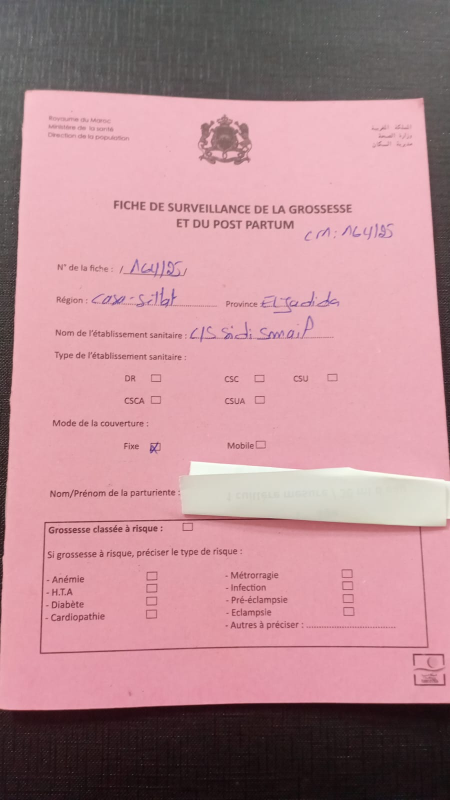
#> input picture data/Paper Registry/1-1.jpg, 900 x 1600 px (shown at 1/2 size); its folder holds only this picture in this run
$ python -i align.py   (imports and definitions only)
#> lines starting #> are read from the running program, lines starting #| are printed output that depends on the picture
"""Alignement d'une photo sur un gabarit, à l'aide de REPÈRES présents sur le formulaire lui-même.

Aucun repère n'est ajouté sur le papier (zéro changement pour la sage-femme) : les repères sont
les libellés imprimés (« Poids (kg) », « TA », « Glucosurie »...), les traits de tableau et les cases.

Trois étages, du grossier au fin :
1. contour de la page (si visible)            -> redressement de perspective approximatif
2. points SIFT : photo <-> gabarit vierge     -> homographie globale (robuste à rotation, échelle, 90°)
3. repères locaux : pour chaque libellé imprimé, recherche par corrélation (NCC) dans une fenêtre
   autour de la position prédite                -> correspondances précises -> homographie finale (RANSAC)

Sorties utiles en aval :
- H (gabarit -> photo), l'image redressée dans le repère du gabarit
- les repères retrouvés / perdus, l'erreur résiduelle (px) -> confiance d'alignement
- la visibilité de chaque zone (dans le cadre ou non) -> statut « hors cadre, reprendre la photo »

La classification du type de page se fait par le même mécanisme : le gabarit qui retrouve
la plus grande part de ses repères gagne (les repères propres à chaque page, comme le titre
« PRÉCOCE » / « TARDIF », départagent les pages presque identiques).
"""
from __future__ import annotations

import json
from dataclasses import dataclass, field
from functools import lru_cache
from pathlib import Path

import cv2
import numpy as np

from .quality import find_page_quad

MAX_SIDE = 1700          # px : taille de travail de la photo pour SIFT
NCC_MIN = 0.55           # score minimal pour accepter un repère
SEARCH_PAD = 28          # px (repère gabarit) : fenêtre de recherche autour de la position prédite
BLUR_SIGMAS = (0, 1.5, 3.0)
MAX_RESIDUAL = 4.0       # px : au-delà, les repères « trouvés » ne s'accordent pas -> autre formulaire / page


@dataclass
class Template:
    page_type: str
    data: dict
    blank: np.ndarray            # BGR
    gray: np.ndarray             # niveaux de gris normalisés
    kp: list = field(repr=False, default=None)
    des: np.ndarray = field(repr=False, default=None)

    @property
    def size(self) -> tuple[int, int]:
        return tuple(self.data["size_px"])  # (W, H)

    # [7 lines left out: function blurred, not called in this run]


@dataclass
class Alignment:
    page_type: str
    ok: bool
    H: np.ndarray | None = None          # gabarit -> photo
    aligned: np.ndarray | None = None    # photo redressée dans le repère du gabarit
    valid_mask: np.ndarray | None = None  # pixels du gabarit effectivement vus sur la photo
    anchors_total: int = 0
    anchors_visible: int = 0
    anchors_found: int = 0
    residual_px: float = 99.0
    sift_inliers: int = 0
    found_ids: list = field(default_factory=list)
    anchor_scores: dict = field(default_factory=dict)  # id -> NCC
    confidence: float = 0.0          # qualité GÉOMÉTRIQUE de l'alignement
    classif_confidence: float = 1.0  # certitude sur le type de page
    method: str = ""

    # [4 lines left out: function summary, not called in this run]


def _prep(gray: np.ndarray) -> np.ndarray:
    """Niveaux de gris + égalisation locale (atténue ombres et faible lumière)."""
    return cv2.createCLAHE(clipLimit=2.0, tileGridSize=(8, 8)).apply(gray)


def _to_gray(img: np.ndarray) -> np.ndarray:
    if img.ndim == 2:
        return img
    # le minimum des canaux fait ressortir encre ET impression sur papier coloré
    return img.min(axis=2)


_sift = None


def _sift_detector():
    global _sift
    if _sift is None:
        _sift = cv2.SIFT_create(nfeatures=6000, contrastThreshold=0.02)
    return _sift


# [7 lines left out: function load_template, not called in this run]


def load_all(tdir: str) -> list[Template]:
    return [load_template(tdir, p.stem) for p in sorted(Path(tdir).glob("*.json"))]


# --------------------------------------------------------------------------- étage 2 : SIFT
def photo_features(photo: np.ndarray):
    """Points SIFT de la photo (calculés une seule fois, réutilisés pour chaque gabarit candidat)."""
    ph, pw = photo.shape[:2]
    scale = min(1.0, MAX_SIDE / max(ph, pw))
    small = cv2.resize(photo, (round(pw * scale), round(ph * scale)), interpolation=cv2.INTER_AREA)
    kp, des = _sift_detector().detectAndCompute(_prep(_to_gray(small)), None)
    return kp, des, scale, photo.shape


# [162 lines left out: functions _sift_homography, plausible, _refine_with_anchors, align, classify_and_align, corner_error, not called in this run]

>>> import cv2
>>> picture = cv2.imread('../../data/Paper Registry/1-1.jpg')
#> picture is the input picture: shape (1600, 900, 3); mean B, G, R 145.5, 138, 183.3
>>> result = photo_features(picture)
#> in _to_gray, `return img.min(axis=2)`:
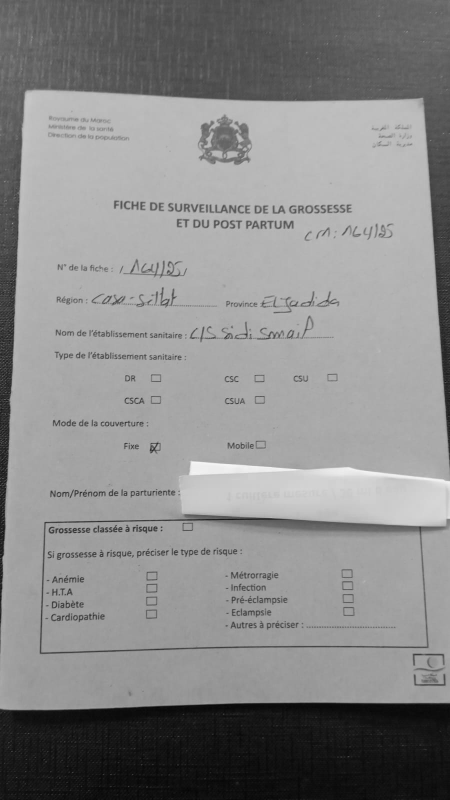
#> returned value: shape (1600, 900) (shown at 1/2 size); min 0, max 250, mean 137.4
#> in _prep, `return cv2.createCLAHE(clipLimit=2.0, tileGridSize=(8, 8)).apply(gray)`:
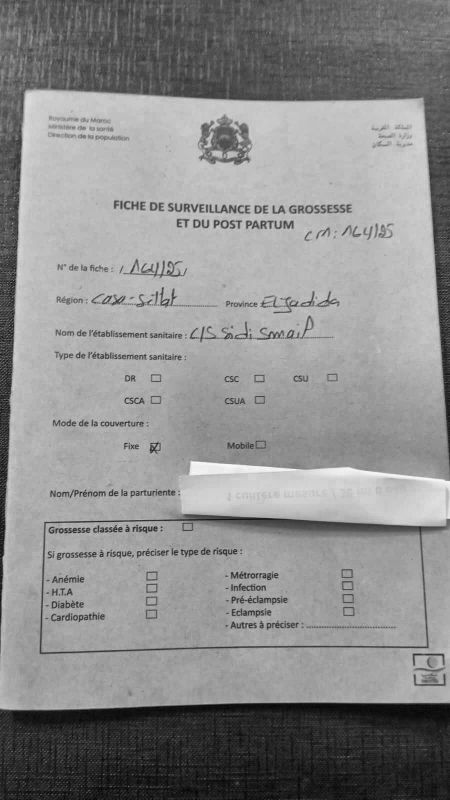
#> returned value: shape (1600, 900) (shown at 1/2 size); min 1, max 252, mean 140.5
#> in photo_features, `kp, des = _sift_detector().detectAndCompute(_prep(_to_gray(small)), No..`: kp = 6000 keypoints; strongest (x, y, size): (289, 1058, 2.3), (323, 1061, 2.3), (122, 1061, 2.5), (323, 1054, 2.3)

$ run again, on data/Paper Registry/1-2.jpg
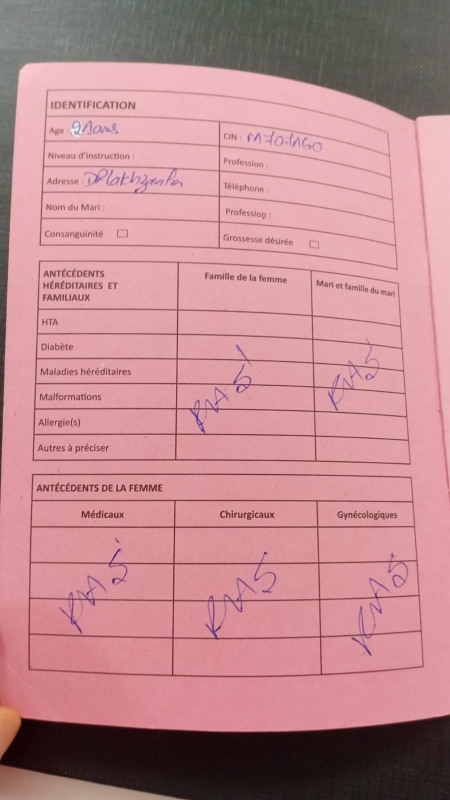
#> input picture data/Paper Registry/1-2.jpg, 900 x 1600 px (shown at 1/2 size)
#> picture is the input picture: shape (1600, 900, 3); mean B, G, R 142.5, 137.5, 191
#> in _to_gray, `return img.min(axis=2)`:
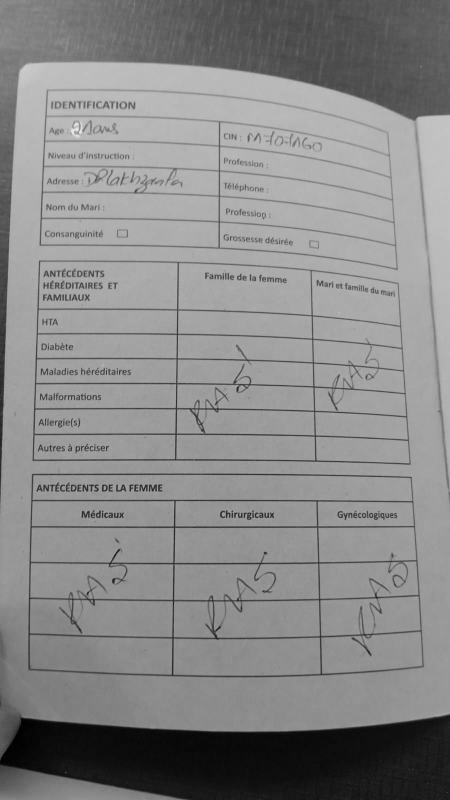
#> returned value: shape (1600, 900) (shown at 1/2 size); min 0, max 239, mean 136.5
#> in _prep, `return cv2.createCLAHE(clipLimit=2.0, tileGridSize=(8, 8)).apply(gray)`:
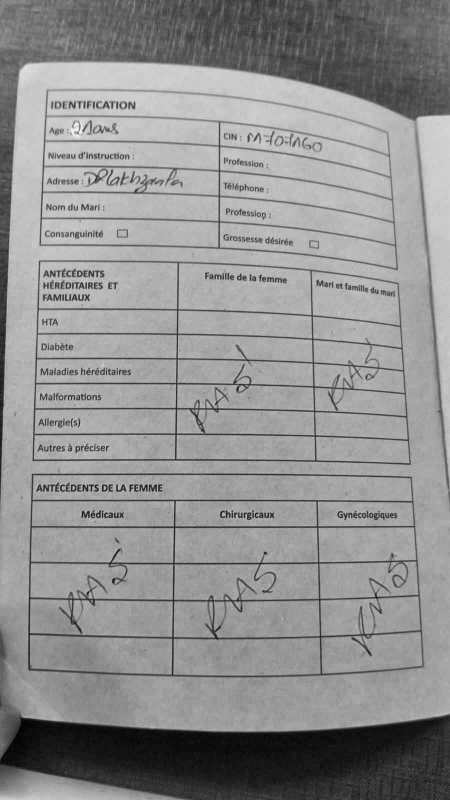
#> returned value: shape (1600, 900) (shown at 1/2 size); min 2, max 246, mean 144
#> kp = 6000 keypoints; strongest (x, y, size): (196, 1030, 2.4), (478, 556, 2.2), (234, 971, 2.7), (530, 1106, 3.8)

$ run again, on data/Paper Registry/1-3.jpg
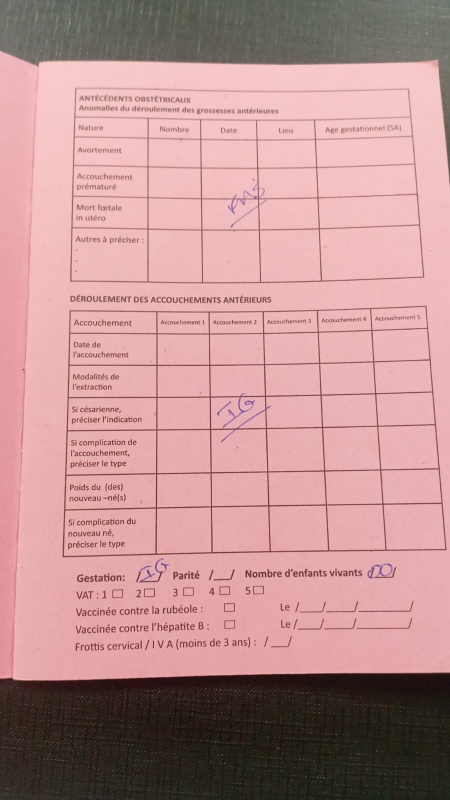
#> input picture data/Paper Registry/1-3.jpg, 900 x 1600 px (shown at 1/2 size)
#> picture is the input picture: shape (1600, 900, 3); mean B, G, R 146.8, 146.4, 190.3
#> in _to_gray, `return img.min(axis=2)`:
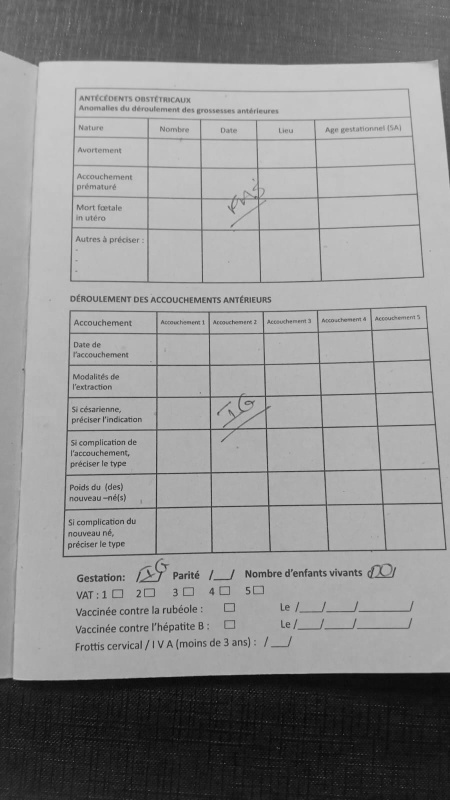
#> returned value: shape (1600, 900) (shown at 1/2 size); min 0, max 210, mean 144.5
#> in _prep, `return cv2.createCLAHE(clipLimit=2.0, tileGridSize=(8, 8)).apply(gray)`:
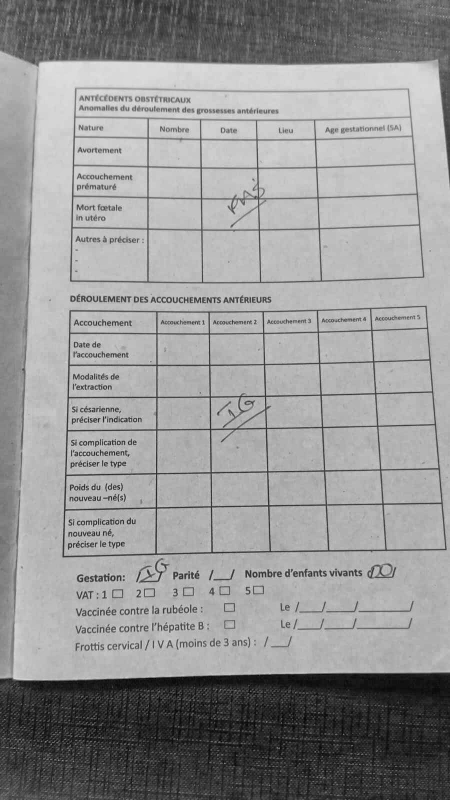
#> returned value: shape (1600, 900) (shown at 1/2 size); min 1, max 224, mean 149.7
#> kp = 6001 keypoints; strongest (x, y, size): (144, 973, 1.8), (190, 1045, 2.3), (187, 976, 2.4), (220, 975, 2.3)

$ run again, on data/Paper Registry/1-4.jpg
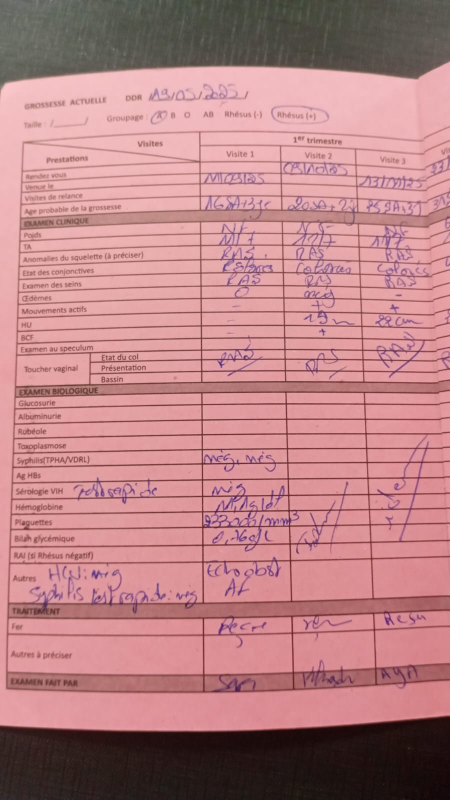
#> input picture data/Paper Registry/1-4.jpg, 900 x 1600 px (shown at 1/2 size)
#> picture is the input picture: shape (1600, 900, 3); mean B, G, R 133.7, 130.7, 185.6
#> in _to_gray, `return img.min(axis=2)`:
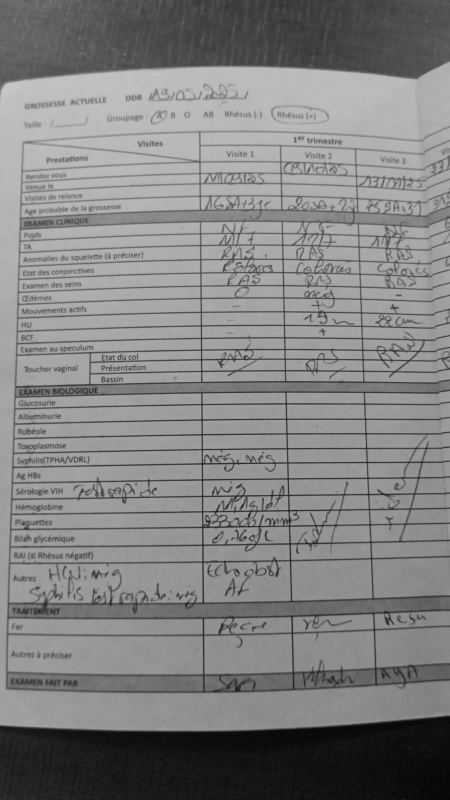
#> returned value: shape (1600, 900) (shown at 1/2 size); min 4, max 202, mean 129.7
#> in _prep, `return cv2.createCLAHE(clipLimit=2.0, tileGridSize=(8, 8)).apply(gray)`:
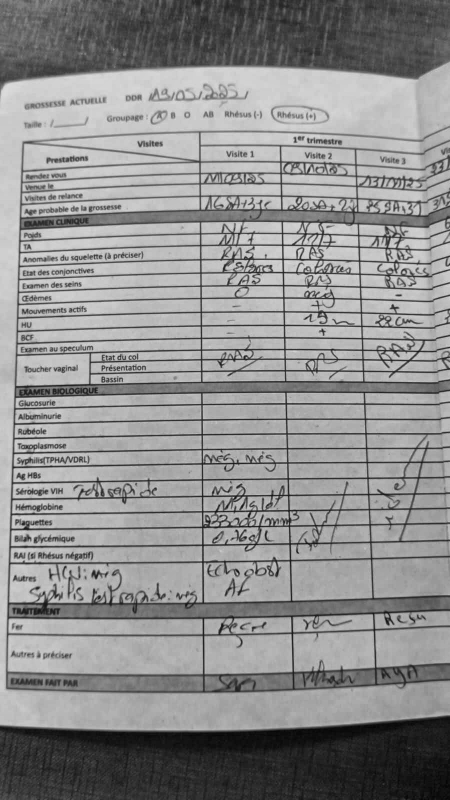
#> returned value: shape (1600, 900) (shown at 1/2 size); min 4, max 222, mean 142.4
#> kp = 6000 keypoints; strongest (x, y, size): (493, 716, 2.2), (467, 995, 2.3), (75, 1176, 5.1), (490, 1075, 3.9)
